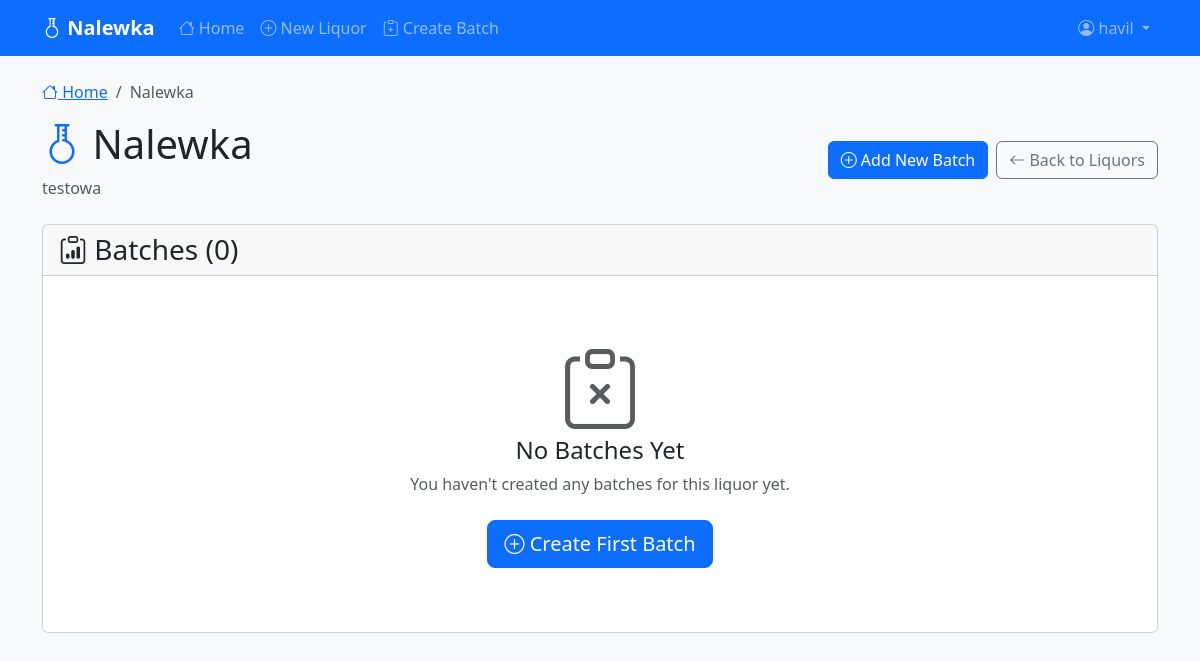
Page /liquor/4/batches (signed in) on the committed database.
### app/models.py (models this page shows, shortened)
class User(UserMixin, db.Model):
    id: so.Mapped[int] = so.mapped_column(primary_key=True)
    username: so.Mapped[str] = so.mapped_column(sa.String(64), index=True, unique=True)
    email: so.Mapped[str] = so.mapped_column(sa.String(120), index=True, unique=True)
    password_hash: so.Mapped[Optional[str]] = so.mapped_column(sa.String(256))
    created_at: so.Mapped[datetime] = so.mapped_column(
        index=True, default=lambda: datetime.now(timezone.utc)
    )
    liquors: so.Mapped[list["Liquor"]] = so.relationship(back_populates="user")

class Liquor(db.Model):
    id: so.Mapped[int] = so.mapped_column(primary_key=True)
    name: so.Mapped[str] = so.mapped_column(sa.String(128), index=True)
    created: so.Mapped[datetime] = so.mapped_column(
        index=True, default=lambda: datetime.now(timezone.utc)
    )
    description: so.Mapped[Optional[str]] = so.mapped_column(sa.Text())
    user_id: so.Mapped[int] = so.mapped_column(sa.ForeignKey(User.id), index=True)
    user: so.Mapped[User] = so.relationship(back_populates="liquors")
    batches: so.Mapped[list["Batch"]] = so.relationship(
        back_populates="liquor", cascade="all, delete-orphan"
    )

### app/routes.py (the view)
@main_bp.route("/liquor/<int:liquor_id>/batches")
@login_required
@handle_db_errors
def liquor_batches(liquor_id):
    liquor = liquor_repository.get(liquor_id)
    if not liquor or liquor.user_id != current_user.id:
        flash("Liquor not found or access denied.", "error")
        return redirect(url_for("main.index"))
    batches = batch_repository.get_all_for_liquor(liquor_id)
    return render_template("liquor_batches.html", liquor=liquor, batches=batches)

### app/__init__.py (called while the page is built)
def create_app(config_class=Config):
    app = Flask(__name__)
    app.config.from_object(config_class)
    app.config["GIT_COMMIT_HASH"] = get_git_commit_hash()
    if app.config["GIT_COMMIT_HASH"] is None:
        app.config["GIT_COMMIT_HASH"] = "unknown"
    db.init_app(app)
    migrate.init_app(app, db)
    login.init_app(app)
    from app.routes import main_bp
    app.register_blueprint(main_bp)
    @app.errorhandler(404)
    def not_found_error(error):
        return render_template("404.html"), 404
    @app.errorhandler(500)
    def internal_error(error):
        db.session.rollback()
        return render_template("500.html"), 500
    @app.context_processor
    def inject_git_hash():
        return dict(git_commit_hash=app.config.get("GIT_COMMIT_HASH"))
    return app

### app/models.py (called while the page is built)
@login.user_loader
def load_user(id):
    return db.session.get(User, int(id))

### app/repositories.py (called while the page is built)
    def get(self, model_id):
        return db.session.get(self.model, model_id)

    def get_all_for_liquor(self, liquor_id):
        return db.session.scalars(
            db.select(Batch)
            .where(Batch.liquor_id == liquor_id)
            .order_by(Batch.date.desc())
        ).all()

### app/routes.py (called while the page is built)
def handle_db_errors(f):
    @wraps(f)
    def decorated_function(*args, **kwargs):
        try:
            return f(*args, **kwargs)
        except Exception as e:
            flash(f"A database error occurred: {str(e)}", "error")
            return redirect(url_for("main.index"))
    return decorated_function

### app/templates/liquor_batches.html
{% extends "base.html" %}
{% block content %}
<nav aria-label="breadcrumb" class="mb-3">
    <ol class="breadcrumb">
        <li class="breadcrumb-item"><a href="{{ url_for('main.index') }}"><i class="bi bi-house"></i> Home</a></li>
        <li class="breadcrumb-item active" aria-current="page">{{ liquor.name }}</li>
    </ol>
</nav>
<div class="row">
    <div class="col-12">
        <div class="d-flex justify-content-between align-items-center mb-4">
            <div>
                <h1><i class="bi bi-flask-florence text-primary"></i> {{ liquor.name }}</h1>
                <p class="text-muted mb-0">{{ liquor.description or 'No description available' }}</p>
            </div>
            <div class="d-flex gap-2">
                <a href="{{ url_for('main.batch_formula') }}?liquor={{ liquor.id }}" class="btn btn-primary">
                    <i class="bi bi-plus-circle"></i> Add New Batch
                </a>
                <a href="{{ url_for('main.index') }}" class="btn btn-outline-secondary">
                    <i class="bi bi-arrow-left"></i> Back to Liquors
                </a>
            </div>
        </div>
    </div>
</div>
<div class="row">
    <div class="col-12">
        <div class="card">
            <div class="card-header">
                <h3 class="mb-0"><i class="bi bi-clipboard-data"></i> Batches ({{ batches|length }})</h3>
            </div>
            <div class="card-body">
                {% if batches %}
                    <div class="table-responsive">
                        <table class="table table-hover">
                            <thead>
                                <tr>
                                    <th>Date</th>
                                    <th>Description</th>
                                    <th>Bottles</th>
                                    <th>Ingredients</th>
                                    <th>Actions</th>
                                </tr>
                            </thead>
                            <tbody>
                                {% for batch in batches %}
                                    <tr>
                                        <td>
                                            <div class="d-flex flex-column">
                                                <strong>{{ batch.date.strftime('%Y-%m-%d') }}</strong>
                                                <small class="text-muted">{{ batch.date.strftime('%H:%M') }}</small>
                                            </div>
                                        </td>
                                        <td>
                                            <div class="fw-medium">{{ batch.description }}</div>
                                        </td>
                                        <td>
                                            {% if batch.bottle_count and batch.bottle_volume %}
                                                <div class="d-flex flex-column">
                                                    <strong>{{ batch.bottle_count }} bottles</strong>
                                                    <small class="text-muted">{{ batch.bottle_volume }}ml each</small>
                                                    <small class="text-muted">Total: {{ "%.1f"|format(batch.total_volume_liters) }}L</small>
                                                </div>
                                            {% else %}
                                                <span class="text-muted">No bottle info</span>
                                            {% endif %}
                                        </td>
                                        <td>
                                            {% if batch.formulas %}
                                                <div class="d-flex flex-wrap gap-1">
                                                    {% for formula in batch.formulas %}
                                                        <span class="badge bg-light text-dark border">
                                                            {{ formula.ingredient.name }}: {{ formula.quantity }} {{ formula.unit }}
                                                        </span>
                                                    {% endfor %}
                                                </div>
                                            {% else %}
                                                <span class="text-muted">No ingredients</span>
                                            {% endif %}
                                        </td>
                                        <td>
                                            <div class="btn-group btn-group-sm" role="group">
                                                <a href="{{ url_for('main.batch_details', batch_id=batch.id) }}"
                                                   class="btn btn-outline-primary">
                                                    <i class="bi bi-eye"></i> View
                                                </a>
                                                <a href="{{ url_for('main.edit_batch_bottles', batch_id=batch.id) }}"
                                                   class="btn btn-outline-secondary">
                                                    <i class="bi bi-pencil"></i> Edit Bottles
                                                </a>
                                            </div>
                                        </td>
                                    </tr>
                                {% endfor %}
                            </tbody>
                        </table>
                    </div>
                {% else %}
                    <div class="text-center py-5">
                        <i class="bi bi-clipboard-x display-1 text-muted mb-3"></i>
                        <h4>No Batches Yet</h4>
                        <p class="text-muted mb-4">You haven't created any batches for this liquor yet.</p>
                        <a href="{{ url_for('main.batch_formula') }}?liquor={{ liquor.id }}" class="btn btn-primary btn-lg">
                            <i class="bi bi-plus-circle"></i> Create First Batch
                        </a>
                    </div>
                {% endif %}
            </div>
        </div>
    </div>
</div>
{% endblock %}

### app/templates/base.html (shortened to what this page needs)
<!DOCTYPE html>
<html lang="en">
<head>
    <link href="https://cdn.jsdelivr.net/npm/bootstrap@5.3.0/dist/css/bootstrap.min.css" rel="stylesheet">
    <link rel="stylesheet" href="https://cdn.jsdelivr.net/npm/bootstrap-icons@1.13.1/font/bootstrap-icons.min.css">
</head>
<body>
    <nav class="navbar navbar-expand-lg navbar-dark bg-primary">
        <div class="container">
            <a class="navbar-brand" href="{{ url_for('main.index') }}">
              <i class="bi bi-flask-florence"></i> Nalewka
            </a>
            <div class="collapse navbar-collapse" id="navbarNav">
                <ul class="navbar-nav me-auto">
                    <li class="nav-item">
                        <a class="nav-link" href="{{ url_for('main.index') }}">
                            <i class="bi bi-house"></i> Home
                        </a>
                    </li>
                    {% if current_user.is_authenticated %}
                        <li class="nav-item">
                            <a class="nav-link" href="{{ url_for('main.create_liquor') }}">
                                <i class="bi bi-plus-circle"></i> New Liquor
                            </a>
                        </li>
                        <li class="nav-item">
                            <a class="nav-link" href="{{ url_for('main.batch_formula') }}">
                                <i class="bi bi-clipboard-plus"></i> Create Batch
                            </a>
                        </li>
                    {% endif %}
                </ul>
                <ul class="navbar-nav">
                    {% if current_user.is_authenticated %}
                        <li class="nav-item dropdown">
                            <a class="nav-link dropdown-toggle" href="#" role="button" data-bs-toggle="dropdown">
                                <i class="bi bi-person-circle"></i> {{ current_user.username }}
                            </a>
                        </li>
                    {% endif %}
                </ul>
            </div>
        </div>
    </nav>
    <main class="container mt-4">
        {% block content %}{% endblock %}
    </main>
</body>
</html>

### app/templates/base.html (style rules this page uses)
body { background-color: #f8f9fa; }
.navbar-brand { font-weight: bold; }

### rows in the picture
User: username "havil"
Liquor: name "Nalewka", description "testowa"

### other values in the picture
{{ batches|length }} "0"
